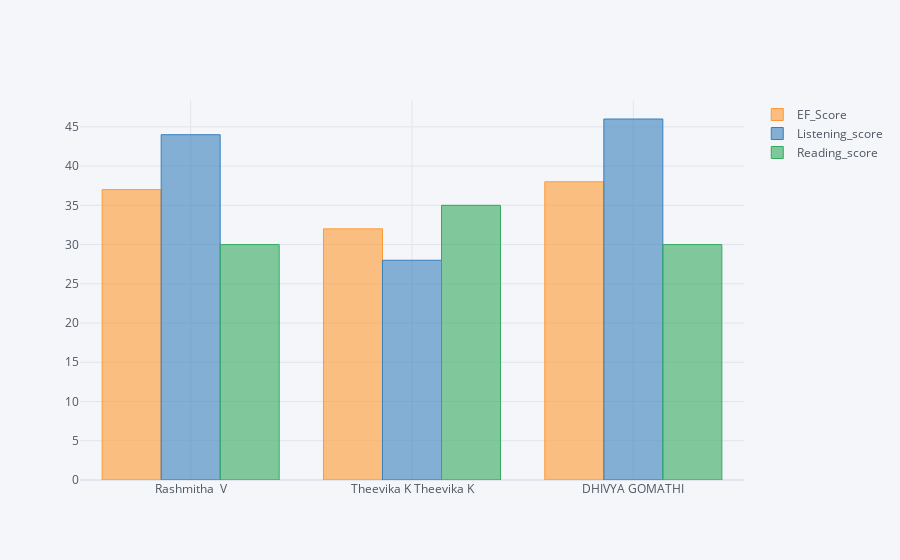

Notebook code for this chart:
### Code cell
a2 = df[df["CEFR_level"]=="A2"]
a2[["EF_Score","Listening_score","Reading_score"]].iplot(kind='bar')

### Figure 1 — Plotly figure (JSON) as saved in the notebook; plotly's stock layout.template omitted (floating-point values rounded to 4 significant figures)
{"data": [{"marker": {"color": "rgba(255, 153, 51, 0.6)", "line": {"color": "rgba(255, 153, 51, 1.0)", "width": 1}}, "name": "EF_Score", "orientation": "v", "text": "", "x": ["Rashmitha  V", "Theevika K Theevika K", "DHIVYA GOMATHI"], "y": [37, 32, 38], "type": "bar"}, {"marker": {"color": "rgba(55, 128, 191, 0.6)", "line": {"color": "rgba(55, 128, 191, 1.0)", "width": 1}}, "name": "Listening_score", "orientation": "v", "text": "", "x": ["Rashmitha  V", "Theevika K Theevika K", "DHIVYA GOMATHI"], "y": [44, 28, 46], "type": "bar"}, {"marker": {"color": "rgba(50, 171, 96, 0.6)", "line": {"color": "rgba(50, 171, 96, 1.0)", "width": 1}}, "name": "Reading_score", "orientation": "v", "text": "", "x": ["Rashmitha  V", "Theevika K Theevika K", "DHIVYA GOMATHI"], "y": [30, 35, 30], "type": "bar"}], "layout": {"legend": {"bgcolor": "#F5F6F9", "font": {"color": "#4D5663"}}, "paper_bgcolor": "#F5F6F9", "plot_bgcolor": "#F5F6F9", "title": {"font": {"color": "#4D5663"}}, "xaxis": {"gridcolor": "#E1E5ED", "showgrid": true, "tickfont": {"color": "#4D5663"}, "title": {"font": {"color": "#4D5663"}, "text": ""}, "zerolinecolor": "#E1E5ED"}, "yaxis": {"gridcolor": "#E1E5ED", "showgrid": true, "tickfont": {"color": "#4D5663"}, "title": {"font": {"color": "#4D5663"}, "text": ""}, "zerolinecolor": "#E1E5ED"}}}
